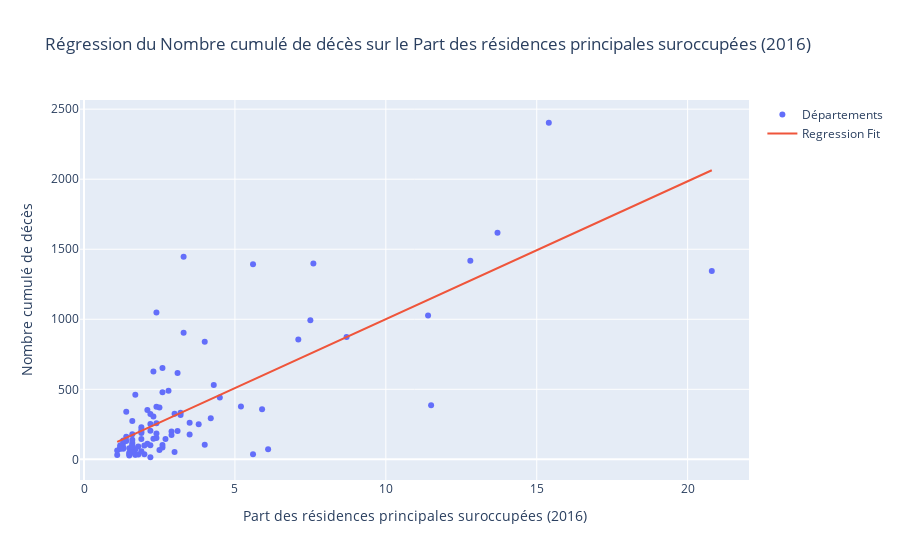

This figure's notebook cell:
### Markdown cell above
#### Nombre cumulé de décès de la COVID-19 et part des résidences principales suroccupées

### Code cell
trace_reg2('Nombre cumulé de décès', 'Part des résidences principales suroccupées (2016)')
